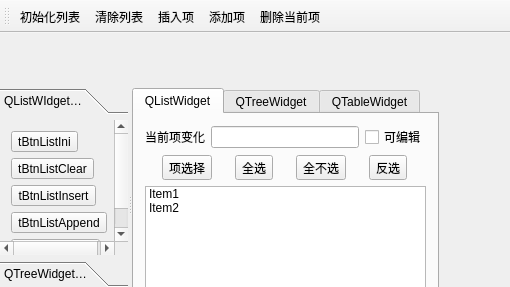
<?xml version="1.0" encoding="UTF-8"?>
<ui version="4.0">
 <class>MainWindow</class>
 <widget class="QMainWindow" name="MainWindow">
  <property name="geometry">
   <rect>
    <x>0</x>
    <y>0</y>
    <width>510</width>
    <height>287</height>
   </rect>
  </property>
  <property name="windowTitle">
   <string>MainWindow</string>
  </property>
  <widget class="QWidget" name="centralWidget">
   <widget class="QSplitter" name="splitter">
    <property name="geometry">
     <rect>
      <x>0</x>
      <y>55</y>
      <width>439</width>
      <height>231</height>
     </rect>
    </property>
    <property name="orientation">
     <enum>Qt::Horizontal</enum>
    </property>
    <widget class="QToolBox" name="toolBox">
     <property name="currentIndex">
      <number>0</number>
     </property>
     <widget class="QWidget" name="page">
      <property name="geometry">
       <rect>
        <x>0</x>
        <y>0</y>
        <width>111</width>
        <height>168</height>
       </rect>
      </property>
      <attribute name="label">
       <string>QListWIdget操作</string>
      </attribute>
      <layout class="QGridLayout" name="gridLayout">
       <item row="0" column="0">
        <widget class="QToolButton" name="tBtnListIni">
         <property name="text">
          <string>tBtnListIni</string>
         </property>
        </widget>
       </item>
       <item row="1" column="0">
        <widget class="QToolButton" name="tBtnListClear">
         <property name="text">
          <string>tBtnListClear</string>
         </property>
        </widget>
       </item>
       <item row="2" column="0">
        <widget class="QToolButton" name="tBtnListInsert">
         <property name="text">
          <string>tBtnListInsert</string>
         </property>
        </widget>
       </item>
       <item row="3" column="0">
        <widget class="QToolButton" name="tBtnListAppend">
         <property name="text">
          <string>tBtnListAppend</string>
         </property>
        </widget>
       </item>
       <item row="4" column="0">
        <widget class="QToolButton" name="tBtnListDelete">
         <property name="text">
          <string>tBtnListDelete</string>
         </property>
        </widget>
       </item>
      </layout>
     </widget>
     <widget class="QWidget" name="page_2">
      <property name="geometry">
       <rect>
        <x>0</x>
        <y>0</y>
        <width>111</width>
        <height>168</height>
       </rect>
      </property>
      <attribute name="label">
       <string>QTreeWidget操作</string>
      </attribute>
     </widget>
     <widget class="QWidget" name="page_3">
      <property name="geometry">
       <rect>
        <x>0</x>
        <y>0</y>
        <width>111</width>
        <height>168</height>
       </rect>
      </property>
      <attribute name="label">
       <string>QTableWidget操作</string>
      </attribute>
     </widget>
    </widget>
    <widget class="QTabWidget" name="tabWidget">
     <property name="currentIndex">
      <number>0</number>
     </property>
     <widget class="QWidget" name="tab">
      <attribute name="title">
       <string>QListWidget</string>
      </attribute>
      <layout class="QGridLayout" name="gridLayout_2">
       <item row="0" column="0">
        <layout class="QHBoxLayout" name="horizontalLayout_2">
         <item>
          <widget class="QLabel" name="label">
           <property name="text">
            <string>当前项变化</string>
           </property>
          </widget>
         </item>
         <item>
          <widget class="QLineEdit" name="editCutItemText"/>
         </item>
         <item>
          <widget class="QCheckBox" name="chkBoxListEditable">
           <property name="text">
            <string>可编辑</string>
           </property>
          </widget>
         </item>
        </layout>
       </item>
       <item row="1" column="0">
        <layout class="QHBoxLayout" name="horizontalLayout">
         <item>
          <widget class="QToolButton" name="tBtnSelectItem">
           <property name="text">
            <string>项选择</string>
           </property>
           <property name="arrowType">
            <enum>Qt::NoArrow</enum>
           </property>
          </widget>
         </item>
         <item>
          <widget class="QToolButton" name="tBtnSeclectAll">
           <property name="text">
            <string>全选</string>
           </property>
          </widget>
         </item>
         <item>
          <widget class="QToolButton" name="tBtnSeclectNone">
           <property name="text">
            <string>全不选</string>
           </property>
          </widget>
         </item>
         <item>
          <widget class="QToolButton" name="tBtnSelInvs">
           <property name="text">
            <string>反选</string>
           </property>
          </widget>
         </item>
        </layout>
       </item>
       <item row="2" column="0">
        <widget class="QListWidget" name="listWidget">
         <item>
          <property name="text">
           <string>Item1</string>
          </property>
         </item>
         <item>
          <property name="text">
           <string>Item2</string>
          </property>
         </item>
        </widget>
       </item>
      </layout>
     </widget>
     <widget class="QWidget" name="tab_2">
      <attribute name="title">
       <string>QTreeWidget</string>
      </attribute>
     </widget>
     <widget class="QWidget" name="tab_3">
      <attribute name="title">
       <string>QTableWidget</string>
      </attribute>
     </widget>
    </widget>
   </widget>
  </widget>
  <widget class="QToolBar" name="mainToolBar">
   <attribute name="toolBarArea">
    <enum>TopToolBarArea</enum>
   </attribute>
   <attribute name="toolBarBreak">
    <bool>false</bool>
   </attribute>
   <addaction name="actListIni"/>
   <addaction name="actListClear"/>
   <addaction name="actListInsert"/>
   <addaction name="actListAppend"/>
   <addaction name="actListDelete"/>
  </widget>
  <action name="actListIni">
   <property name="text">
    <string>初始化列表</string>
   </property>
   <property name="toolTip">
    <string>初始化列表</string>
   </property>
   <property name="shortcut">
    <string>Ctrl+L</string>
   </property>
  </action>
  <action name="actListClear">
   <property name="text">
    <string>清除列表</string>
   </property>
   <property name="toolTip">
    <string>清除列表</string>
   </property>
  </action>
  <action name="actListInsert">
   <property name="text">
    <string>插入项</string>
   </property>
   <property name="toolTip">
    <string>插入项</string>
   </property>
   <property name="shortcut">
    <string>Ctrl+S</string>
   </property>
  </action>
  <action name="actListAppend">
   <property name="text">
    <string>添加项</string>
   </property>
   <property name="toolTip">
    <string>添加项</string>
   </property>
   <property name="shortcut">
    <string>Ctrl+A</string>
   </property>
  </action>
  <action name="actListDelete">
   <property name="text">
    <string>删除当前项</string>
   </property>
   <property name="toolTip">
    <string>删除当前项</string>
   </property>
   <property name="shortcut">
    <string>Del</string>
   </property>
  </action>
  <action name="actSelALL">
   <property name="text">
    <string>全选</string>
   </property>
   <property name="toolTip">
    <string>全选</string>
   </property>
  </action>
  <action name="actSelNone">
   <property name="text">
    <string>全不选</string>
   </property>
   <property name="toolTip">
    <string>全不选</string>
   </property>
  </action>
  <action name="actSelInvs">
   <property name="text">
    <string>反选</string>
   </property>
   <property name="toolTip">
    <string>反选</string>
   </property>
  </action>
  <action name="actQuit">
   <property name="text">
    <string>退出</string>
   </property>
  </action>
  <action name="actSelPopMenu">
   <property name="text">
    <string>项选择</string>
   </property>
  </action>
 </widget>
 <layoutdefault spacing="6" margin="11"/>
 <resources/>
 <connections>
  <connection>
   <sender>actSelPopMenu</sender>
   <signal>triggered()</signal>
   <receiver>actSelInvs</receiver>
   <slot>trigger()</slot>
   <hints>
    <hint type="sourcelabel">
     <x>-1</x>
     <y>-1</y>
    </hint>
    <hint type="destinationlabel">
     <x>-1</x>
     <y>-1</y>
    </hint>
   </hints>
  </connection>
  <connection>
   <sender>actQuit</sender>
   <signal>triggered()</signal>
   <receiver>MainWindow</receiver>
   <slot>close()</slot>
   <hints>
    <hint type="sourcelabel">
     <x>-1</x>
     <y>-1</y>
    </hint>
    <hint type="destinationlabel">
     <x>254</x>
     <y>143</y>
    </hint>
   </hints>
  </connection>
 </connections>
</ui>
